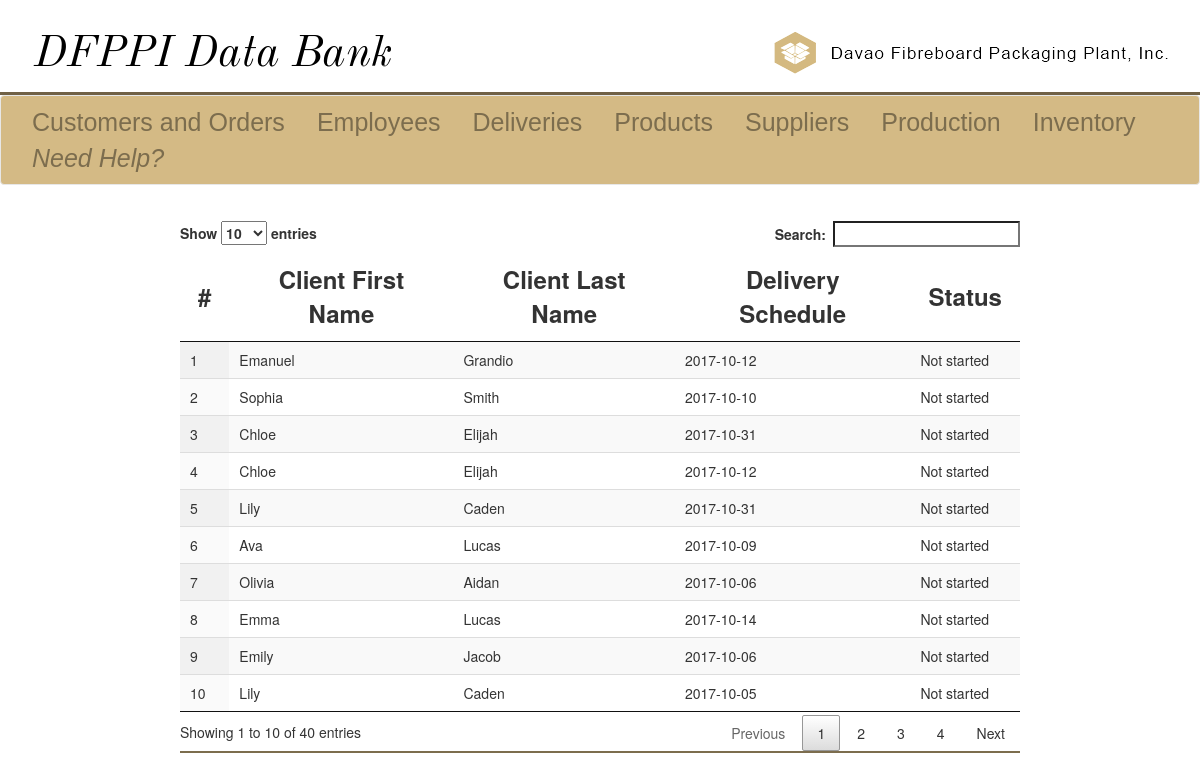
Page /deliveries-dop-view.php on the committed database.
### tables this page shows
CREATE TABLE `delivery_orders` (
  `do_Id` int(11) NOT NULL,
  `d_Id` int(11) NOT NULL,
  `c_Id` int(11) NOT NULL
);

CREATE TABLE `client` (
  `c_Id` int(11) NOT NULL,
  `c_FirstName` varchar(32) NOT NULL,
  `c_LastName` varchar(32) NOT NULL,
  `c_contactInfo` varchar(64) NOT NULL
);

CREATE TABLE `delivery` (
  `d_Id` int(11) NOT NULL,
  `d_deliverySchedule` date NOT NULL,
  `d_status` enum('Not started','Finished') NOT NULL DEFAULT 'Not started',
  `f_id` int(11) NOT NULL
);

### deliveries-dop-view.php (the view, shortened to what this page needs)
<!DOCTYPE html>
<?php
	require 'sql_connect.php';
	$view = "SELECT do_Id,d.d_deliverySchedule,d.d_status,c.c_FirstName,c.c_LastName
			FROM delivery_orders do
			JOIN delivery d
			ON d.d_Id = do.d_Id
			JOIN client c
			ON c.c_Id = do.c_Id
			ORDER BY d.d_deliverySchedule DESC";
	$result= mysqli_query($conn,$view);
?>
<html>
	<head>
		<link rel="stylesheet" href="css/jquery.dataTables.css">
		<link rel = "stylesheet" href = "css/bootstrap.min.css">
		<link rel = "stylesheet" href = "css/design.css">
	</head>
	<body>
		<div class = "ultra-banner">
			<div class = "left-ub">
				<a href = "home.php"><img id = "left-logo" src = "images/ultra-banner.png" alt = "DFPPI Home"></a>
			</div>
			<div class = "right-ub">
				<a href = "http://www.davaofibre.ph"><img id = "right-logo" src = "images/other.png" alt = "Employee Module"></a>
			</div>
		</div>
		<div class = "line-sep">
		</div>
		<nav class="navbar navbar-default" id = "myNav">
			<div class="container-fluid">
				<ul class="nav navbar-nav">
					<li><a id = "li-a" href = "customers.php">Customers and Orders</a></li>
					<li><a id = "li-a" href = "employees.php">Employees</a></li>
					<li><a id = "li-a" href = "deliveries.php">Deliveries</a></li>
					<li><a id = "li-a" href = "products.php">Products</a></li>
					<li><a id = "li-a" href = "supplier.php">Suppliers</a></li>
					<li><a id = "li-a" href = "production.php">Production</a></li>
					<li><a id = "li-a" href = "inventory.php">Inventory</a></li>
					<li><a id = "li-a" href = "docs/manual.html"><i>Need Help?</i></a></li>
				</ul>
			</div>
		</nav>
		<div class = "div-form" id="viewTableOnly">
			<table id="table" class="display">
				<thead>
					<tr>
						<th>#</th>
						<th>Client First Name</th>
						<th>Client Last Name</th>
						<th>Delivery Schedule</th>
						<th>Status</th>
					</tr>
				</thead>
				<tbody>
					<?php
						while($key = mysqli_fetch_assoc($result)){
							echo "<tr>";
							echo "<td>{$key['do_Id']}</td>";
							echo "<td>{$key['c_FirstName']}</td>";
							echo "<td>{$key['c_LastName']}</td>";
							echo "<td>{$key['d_deliverySchedule']}</td>";
							echo "<td>{$key['d_status']}</td>";
							echo "</tr>";
						}
					?>
				</tbody>
			</table>
	</body>
</html>

### css/design.css (style rules this page uses)
#viewTableOnly { width: 70%; }
th { font-size: 3vh; text-align: center; text-decoration: none; padding: 4px; }
ul { list-style-type: none; margin: 0; padding: 1vh; }
#myNav { background-color: #d4ba85; width: 100%; }
#li-a { color: #7c6d4e; text-align: center; padding: 1vh 2vh; font-size: 25px; font-family: sans-serif; text-decoration: none; }
.ultra-banner { width: 100%; background-color: #ffffff; height: 10vh; margin-bottom: 1%; }
.line-sep { background-color:#706146; width: 100%; height: 0.4vh; }
.left-ub,.right-ub { display: inline; width: 50%; height: 100%; }
.left-ub { float: left; }
#left-logo { margin-top: 4vh; margin-left: 4vh; }
#right-logo { float: right; margin-top: 4vh; margin-right: 4vh; }
.div-form { margin: 3% auto 3% auto; width: 60%; height: 100%; border-bottom: 2px solid #7c6d4e; }

### rows in the picture
delivery_orders: do_Id "5", c_Id.c_FirstName "Lily", c_Id.c_LastName "Caden", d_Id.d_deliverySchedule "2017-10-31", d_Id.d_status "Not started"
delivery_orders: do_Id "3", c_Id.c_FirstName "Chloe", c_Id.c_LastName "Elijah", d_Id.d_deliverySchedule "2017-10-31", d_Id.d_status "Not started"
delivery_orders: do_Id "8", c_Id.c_FirstName "Emma", c_Id.c_LastName "Lucas", d_Id.d_deliverySchedule "2017-10-14", d_Id.d_status "Not started"
delivery_orders: do_Id "1", c_Id.c_FirstName "Emanuel", c_Id.c_LastName "Grandio", d_Id.d_deliverySchedule "2017-10-12", d_Id.d_status "Not started"
delivery_orders: do_Id "4", c_Id.c_FirstName "Chloe", c_Id.c_LastName "Elijah", d_Id.d_deliverySchedule "2017-10-12", d_Id.d_status "Not started"
delivery_orders: do_Id "2", c_Id.c_FirstName "Sophia", c_Id.c_LastName "Smith", d_Id.d_deliverySchedule "2017-10-10", d_Id.d_status "Not started"
delivery_orders: do_Id "6", c_Id.c_FirstName "Ava", c_Id.c_LastName "Lucas", d_Id.d_deliverySchedule "2017-10-09", d_Id.d_status "Not started"
delivery_orders: do_Id "7", c_Id.c_FirstName "Olivia", c_Id.c_LastName "Aidan", d_Id.d_deliverySchedule "2017-10-06", d_Id.d_status "Not started"
delivery_orders: do_Id "9", c_Id.c_FirstName "Emily", c_Id.c_LastName "Jacob", d_Id.d_deliverySchedule "2017-10-06", d_Id.d_status "Not started"
delivery_orders: do_Id "10", c_Id.c_FirstName "Lily", c_Id.c_LastName "Caden", d_Id.d_deliverySchedule "2017-10-05", d_Id.d_status "Not started"
